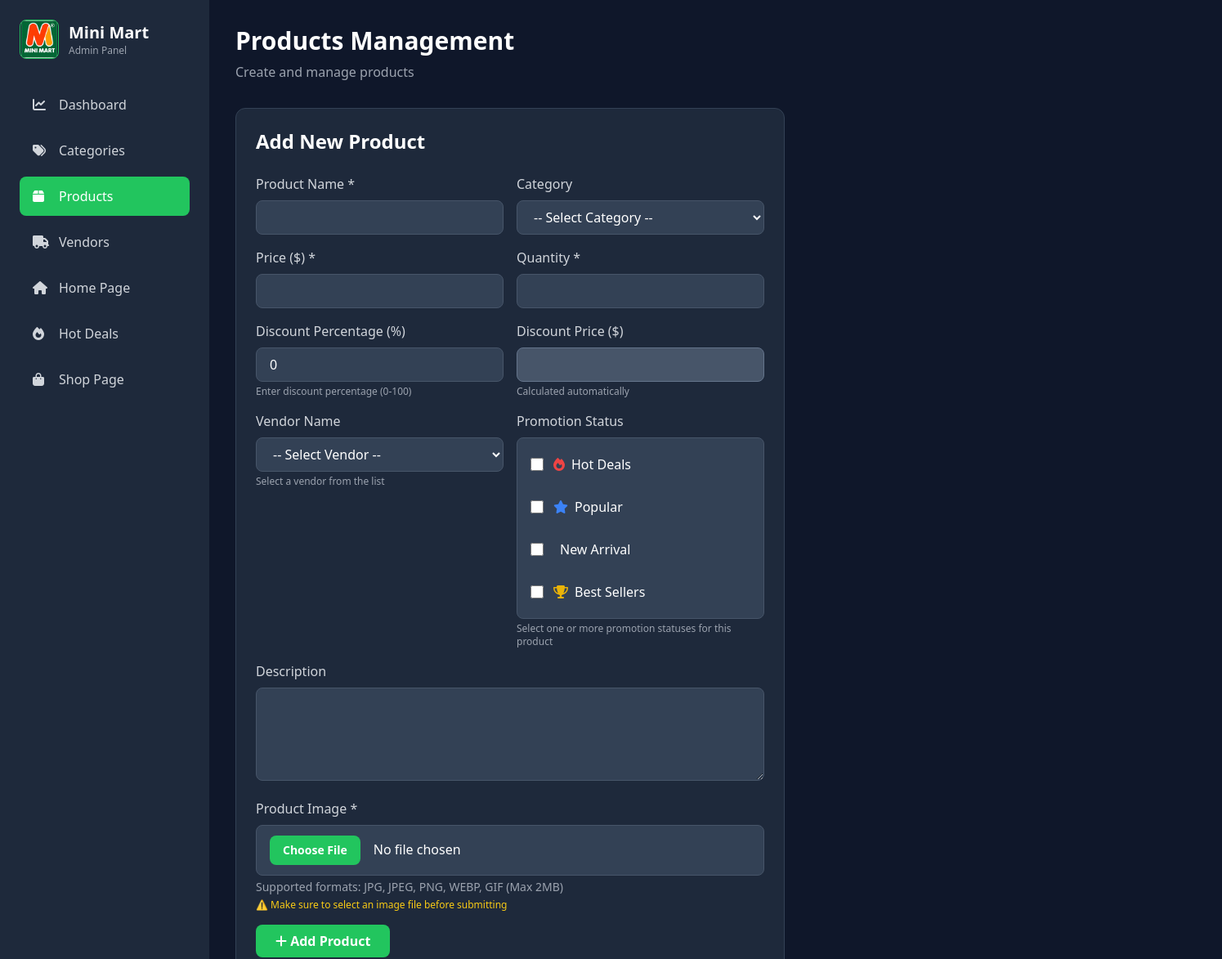
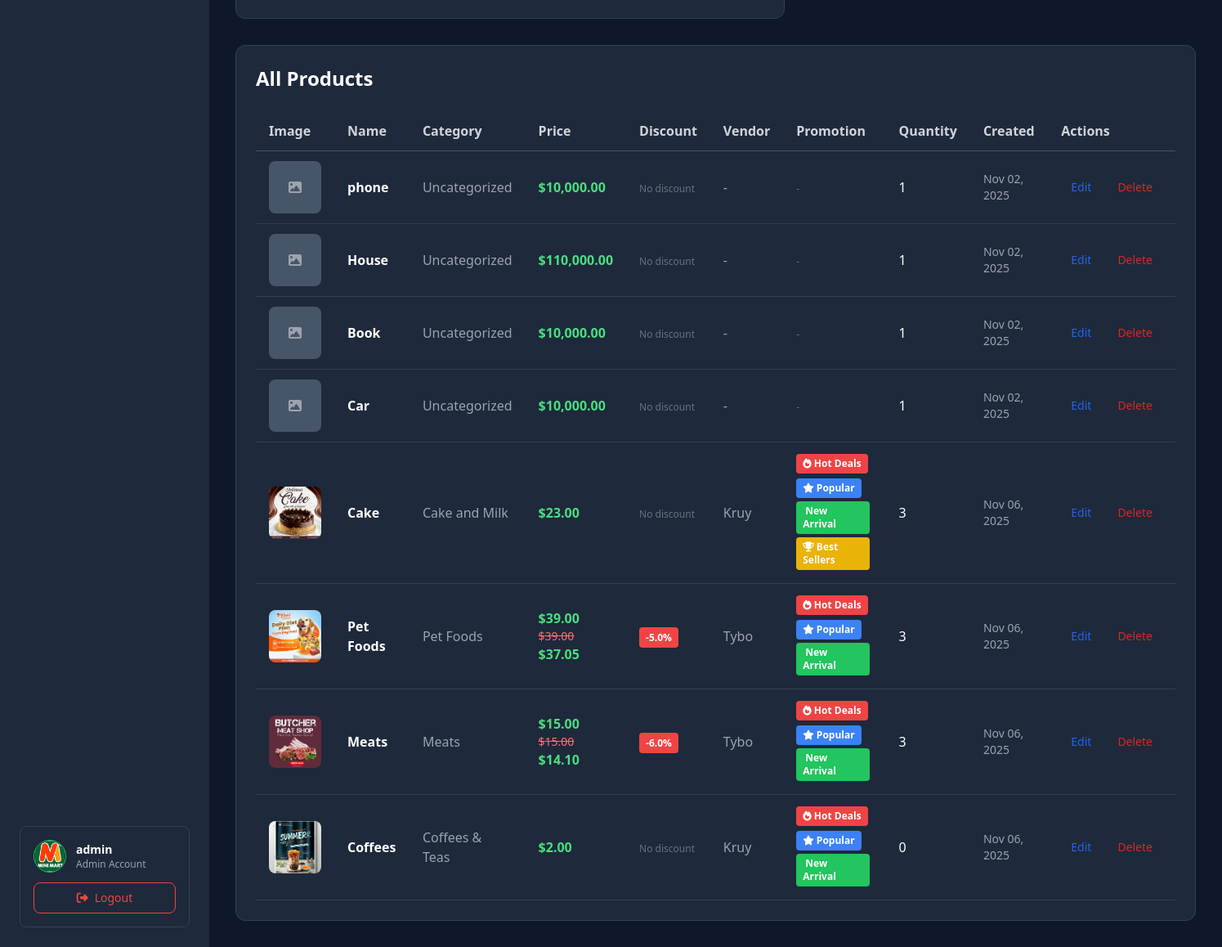
/admin-products.php (signed in), run on the app's committed database (2 pictures, top to bottom).
### tables this page shows
CREATE TABLE `products` (
  `id` int(11) NOT NULL,
  `name` varchar(100) NOT NULL,
  `price` decimal(10,2) NOT NULL,
  `quantity` int(11) NOT NULL,
  `created_at` timestamp NOT NULL DEFAULT current_timestamp(),
  `category_id` int(11) DEFAULT NULL,
  `description` text DEFAULT NULL,
  `image_path` varchar(500) DEFAULT NULL,
  `discount_percentage` decimal(5,2) DEFAULT 0.00,
  `discount_price` decimal(10,2) DEFAULT NULL,
  `vendor_name` varchar(255) DEFAULT NULL,
  `promotion_status` varchar(50) DEFAULT NULL,
  `rating` decimal(3,2) DEFAULT 0.00,
  `vendor_id` int(11) DEFAULT NULL
);

CREATE TABLE `categories` (
  `id` int(11) NOT NULL,
  `name` varchar(100) NOT NULL,
  `description` text DEFAULT NULL,
  `icon` varchar(100) DEFAULT NULL,
  `created_at` timestamp NOT NULL DEFAULT current_timestamp(),
  `updated_at` timestamp NOT NULL DEFAULT current_timestamp() ON UPDATE current_timestamp(),
  `image_path` varchar(500) DEFAULT NULL,
  `vendor_id` int(11) DEFAULT NULL
);

### admin-products.php (the view, shortened to what the rows shown need)
<?php
include('config.php');
$edit_product = null;
$products = mysqli_query($conn, "SELECT p.*, c.name as category_name
                                  FROM products p
                                  LEFT JOIN categories c ON p.category_id = c.id
                                  ORDER BY p.id ASC");
?>
<!DOCTYPE html>
<html lang="en">
<head>
    <script src="https://cdn.tailwindcss.com"></script>
    <link rel="stylesheet" href="https://cdnjs.cloudflare.com/ajax/libs/font-awesome/6.4.0/css/all.min.css">
</head>
<body class="min-h-screen text-white">
    <div class="flex">
        <aside class="sidebar w-64 min-h-screen fixed left-0 top-0 p-6">
            <div class="mb-8">
                <div class="flex items-center gap-3 mb-6">
                    <div>
                        <h1 class="text-xl font-bold text-white">Mini Mart</h1>
                    </div>
                </div>
            </div>
        </aside>
        <main class="flex-1 ml-64 p-8">
            <div class="mb-8">
                <h1 class="text-3xl font-bold text-white mb-2">Products Management</h1>
            </div>
            <div class="card rounded-xl p-6 mb-8 max-w-2xl">
                <h2 class="text-2xl font-bold text-white mb-6">
                    <?php echo $edit_product ? 'Edit Product' : 'Add New Product'; ?>
                </h2>
            </div>
            <div class="card rounded-xl p-6">
                <h2 class="text-2xl font-bold text-white mb-6">All Products</h2>
                <div class="overflow-x-auto">
                    <table class="w-full">
                        <thead>
                            <tr class="border-b border-slate-600">
                                <th class="text-left py-3 px-4 text-gray-300">Image</th>
                                <th class="text-left py-3 px-4 text-gray-300">Name</th>
                                <th class="text-left py-3 px-4 text-gray-300">Category</th>
                                <th class="text-left py-3 px-4 text-gray-300">Price</th>
                                <th class="text-left py-3 px-4 text-gray-300">Discount</th>
                                <th class="text-left py-3 px-4 text-gray-300">Vendor</th>
                                <th class="text-left py-3 px-4 text-gray-300">Promotion</th>
                                <th class="text-left py-3 px-4 text-gray-300">Quantity</th>
                                <th class="text-left py-3 px-4 text-gray-300">Created</th>
                                <th class="text-left py-3 px-4 text-gray-300">Actions</th>
                            </tr>
                        </thead>
                        <tbody>
                            <?php if (mysqli_num_rows($products) > 0): ?>
                                <?php
                                mysqli_data_seek($products, 0);
                                while ($product = mysqli_fetch_assoc($products)):
                                ?>
                                <tr class="border-b border-slate-700 hover:bg-slate-700">
                                    <td class="py-3 px-4">
                                        <?php if ($product['image_path'] && file_exists($product['image_path'])): ?>
                                            <img src="<?php echo htmlspecialchars($product['image_path']); ?>"
                                                 alt="<?php echo htmlspecialchars($product['name']); ?>"
                                                 class="w-16 h-16 object-cover rounded-lg">
                                        <?php else: ?>
                                            <div class="w-16 h-16 bg-slate-600 rounded-lg flex items-center justify-center">
                                                <i class="fas fa-image text-gray-400"></i>
                                            </div>
                                        <?php endif; ?>
                                    </td>
                                    <td class="py-3 px-4 font-semibold"><?php echo htmlspecialchars($product['name']); ?></td>
                                    <td class="py-3 px-4 text-gray-400">
                                        <?php echo $product['category_name'] ? htmlspecialchars($product['category_name']) : 'Uncategorized'; ?>
                                    </td>
                                    <td class="py-3 px-4">
                                        <div class="text-green-400 font-semibold">$<?php echo number_format($product['price'], 2); ?></div>
                                        <?php if ($product['discount_price'] && $product['discount_price'] < $product['price']): ?>
                                            <div class="text-red-400 text-sm line-through">$<?php echo number_format($product['price'], 2); ?></div>
                                            <div class="text-green-400 font-semibold">$<?php echo number_format($product['discount_price'], 2); ?></div>
                                        <?php endif; ?>
                                    </td>
                                    <td class="py-3 px-4">
                                        <?php if ($product['discount_percentage'] && $product['discount_percentage'] > 0): ?>
                                            <span class="bg-red-500 text-white px-2 py-1 rounded text-xs font-semibold">
                                                -<?php echo number_format($product['discount_percentage'], 1); ?>%
                                            </span>
                                        <?php else: ?>
                                            <span class="text-gray-500 text-xs">No discount</span>
                                        <?php endif; ?>
                                    </td>
                                    <td class="py-3 px-4 text-gray-400">
                                        <?php echo $product['vendor_name'] ? htmlspecialchars($product['vendor_name']) : '-'; ?>
                                    </td>
                                    <td class="py-3 px-4">
                                        <?php
                                        $promotionStatus = $product['promotion_status'] ?? '';
                                        if (!empty($promotionStatus)) {
                                            $promotions = explode(',', $promotionStatus);
                                            $promotionLabels = [
                                                'hot_deals' => ['label' => 'Hot Deals', 'color' => 'bg-red-500', 'icon' => 'fa-fire'],
                                                'popular' => ['label' => 'Popular', 'color' => 'bg-blue-500', 'icon' => 'fa-star'],
                                                'new_arrival' => ['label' => 'New Arrival', 'color' => 'bg-green-500', 'icon' => 'fa-sparkles'],
                                                'best_sellers' => ['label' => 'Best Sellers', 'color' => 'bg-yellow-500', 'icon' => 'fa-trophy']
                                            ];
                                            foreach ($promotions as $promo) {
                                                $promo = trim($promo);
                                                if (isset($promotionLabels[$promo])) {
                                                    $label = $promotionLabels[$promo];
                                                    echo '<span class="' . $label['color'] . ' text-white px-2 py-1 rounded text-xs font-semibold mr-1 mb-1 inline-block">
                                                        <i class="fas ' . $label['icon'] . '"></i> ' . $label['label'] . '
                                                    </span>';
                                                }
                                            }
                                        } else {
                                            echo '<span class="text-gray-500 text-xs">-</span>';
                                        }
                                        ?>
                                    </td>
                                    <td class="py-3 px-4"><?php echo $product['quantity']; ?></td>
                                    <td class="py-3 px-4 text-gray-400 text-sm"><?php echo date('M d, Y', strtotime($product['created_at'])); ?></td>
                                    <td class="py-3 px-4">
                                        <div class="flex gap-2">
                                            <a href="?edit=<?php echo $product['id']; ?>" class="bg-transparent hover:bg-blue-500/20 text-blue-600 px-3 py-1 rounded text-sm transition-colors font-medium">
                                                Edit
                                            </a>
                                            <button type="button"
                                               onclick="showDeleteModal(<?php echo $product['id']; ?>, '<?php echo addslashes($product['name']); ?>')"
                                               class="bg-transparent hover:bg-red-500/20 text-red-600 px-3 py-1 rounded text-sm transition-colors font-medium">
                                                Delete
                                            </button>
                                        </div>
                                    </td>
                                </tr>
                                <?php endwhile; ?>
                            <?php else: ?>
                                <tr>
                                    <td colspan="9" class="py-8 text-center text-gray-400">No products found. Add your first product above.</td>
                                </tr>
                            <?php endif; ?>
                        </tbody>
                    </table>
                </div>
            </div>
        </main>
    </div>
</body>
</html>

### data on the page
products: name "phone", shows "Uncategorized", price "10,000.00", discount_percentage "No discount", quantity "1", created_at "Nov 02, 2025"
products: name "House", shows "Uncategorized", price "110,000.00", discount_percentage "No discount", quantity "1", created_at "Nov 02, 2025"
products: name "Book", shows "Uncategorized", price "10,000.00", discount_percentage "No discount", quantity "1", created_at "Nov 02, 2025"
products: name "Car", shows "Uncategorized", price "10,000.00", discount_percentage "No discount", quantity "1", created_at "Nov 02, 2025"
products: image_path (picture), name "Cake", category.name "Cake and Milk", price "23.00", discount_percentage "No discount", vendor_name "Kruy", promotion_status "Hot Deals", promotion_status "Popular", promotion_status "New Arrival", promotion_status "Best Sellers", quantity "3", created_at "Nov 06, 2025"
products: image_path (picture), name "Pet Foods", category.name "Pet Foods", price "39.00", discount_price "37.05", discount_percentage "5.0", vendor_name "Tybo", promotion_status "Hot Deals", promotion_status "Popular", promotion_status "New Arrival", quantity "3", created_at "Nov 06, 2025"
products: image_path (picture), name "Meats", category.name "Meats", price "15.00", discount_price "14.10", discount_percentage "6.0", vendor_name "Tybo", promotion_status "Hot Deals", promotion_status "Popular", promotion_status "New Arrival", quantity "3", created_at "Nov 06, 2025"
products: image_path (picture), name "Coffees", category.name "Coffees & Teas", price "2.00", discount_percentage "No discount", vendor_name "Kruy", promotion_status "Hot Deals", promotion_status "Popular", promotion_status "New Arrival", quantity "0", created_at "Nov 06, 2025"

### other printed values
$_SESSION['admin'] "admin"
